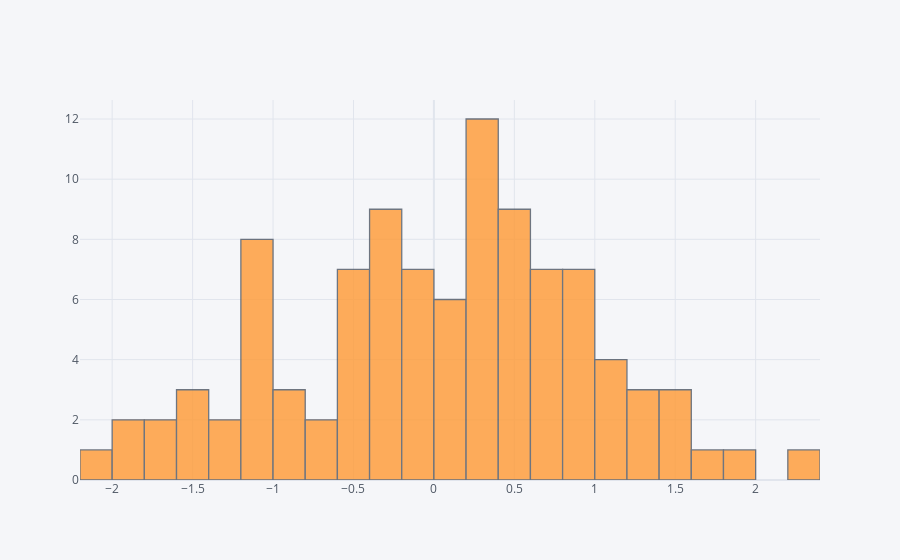

This figure's notebook cell:
### Markdown cell above
## histogram

### Code cell
df['A'].iplot(kind='hist',bins=25)

### Figure 1 — Plotly figure (JSON) as saved in the notebook; plotly's stock layout.template omitted (floating-point values rounded to 4 significant figures)
{"data": [{"histfunc": "count", "histnorm": "", "marker": {"color": "rgba(255, 153, 51, 1.0)", "line": {"color": "#4D5663", "width": 1.3}}, "name": "A", "nbinsx": 25, "opacity": 0.8, "orientation": "v", "type": "histogram", "x": [1.976, -0.5143, -0.1582, -0.5114, 0.5158, -0.3617, 0.8214, 0.9264, 0.8464, -1.551, -1.12, -1.372, 0.9932, -0.2947, 0.3891, -0.6038, 0.2963, 1.3, 0.5458, -1.112, -1.39, 0.5379, -0.02181, 1.523, -0.39, 0.2543, 0.2796, -1.887, -0.5359, -0.1304, -0.4846, 0.1968, -0.936, 1.152, -0.2881, 0.2216, -1.793, -1.115, 0.3, -0.841, 0.987, -0.5881, -0.5704, -0.6804, 0.3216, 0.7556, 0.5361, 0.6134, 0.2257, 0.08366, 0.1034, 1.244, 0.8461, -0.231, -0.1241, -1.166, -0.2435, -1.199, 1.472, 0.2804, -0.2699, -1.753, -0.1123, 1.631, 0.7361, 1.005, -1.106, 0.5486, 1.03, -1.101, 1.024, 2.335, 0.778, -1.124, 0.1746, 0.222, -0.2906, 0.5558, -0.4697, 0.7246, -0.04523, -0.3885, 0.5469, -0.9169, 0.7994, 0.9192, -0.002663, 1.398, -1.511, 0.4038, 0.1537, 0.3249, -2.028, 0.5313, -1.512, 0.1277, -1.999, 0.3621, 0.6454, 1.513]}], "layout": {"barmode": "overlay", "legend": {"bgcolor": "#F5F6F9", "font": {"color": "#4D5663"}}, "paper_bgcolor": "#F5F6F9", "plot_bgcolor": "#F5F6F9", "title": {"font": {"color": "#4D5663"}}, "xaxis": {"gridcolor": "#E1E5ED", "showgrid": true, "tickfont": {"color": "#4D5663"}, "title": {"font": {"color": "#4D5663"}, "text": ""}, "zerolinecolor": "#E1E5ED"}, "yaxis": {"gridcolor": "#E1E5ED", "showgrid": true, "tickfont": {"color": "#4D5663"}, "title": {"font": {"color": "#4D5663"}, "text": ""}, "zerolinecolor": "#E1E5ED"}}}
